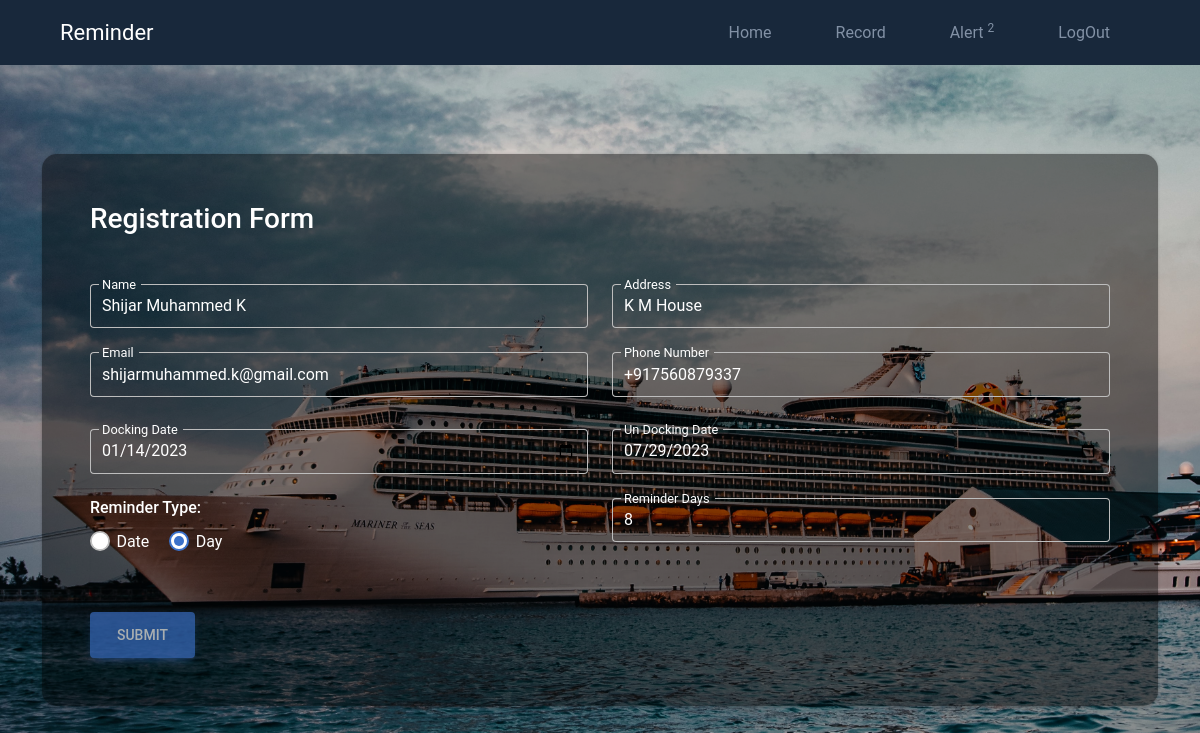
/editRecord1, run on an earlier commit of the app's database.
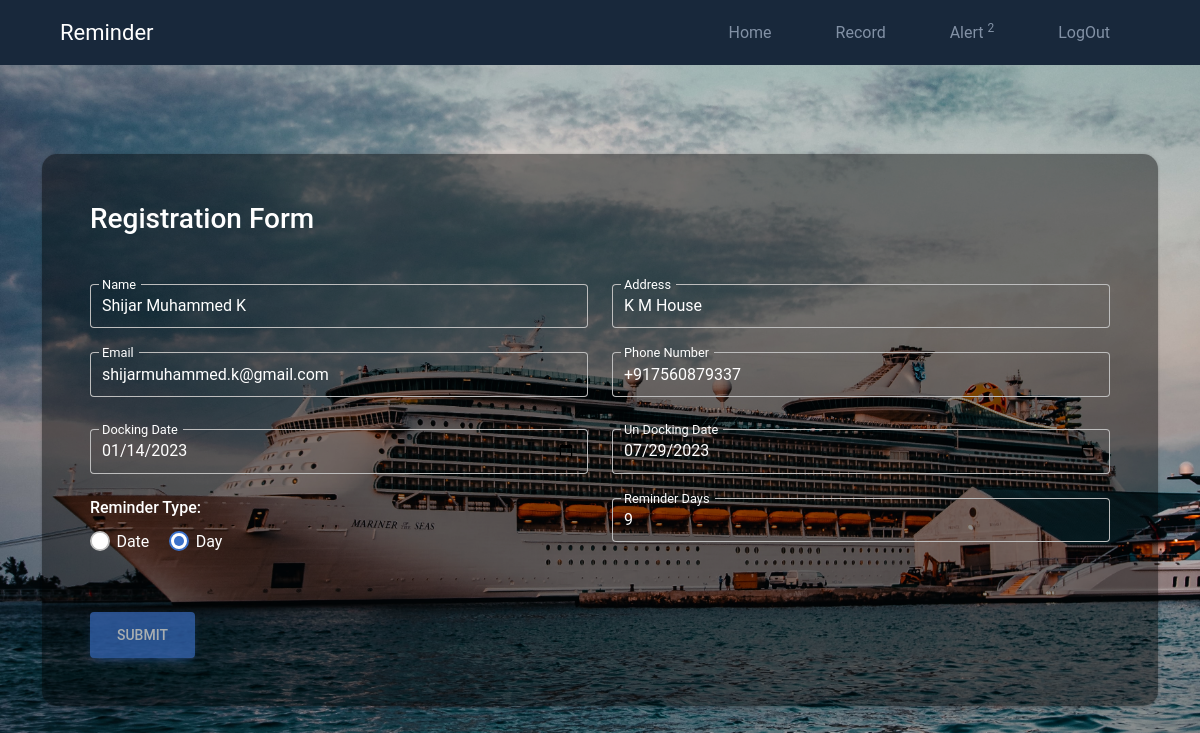
And on a later commit of the database.
### alertSystem/models.py (models this page shows, shortened)
class ship_details(models.Model):
    name = models.CharField(max_length=25)
    address = models.CharField(max_length=100)
    email = models.EmailField(max_length=25)
    phone = models.CharField(max_length=15)
    docking_date = models.DateField()
    undocking_date = models.DateField()
    reminder_type = models.CharField(max_length=10)
    reminder_date = models.DateField()
    reminder_days = models.IntegerField()
    status = models.CharField(max_length=25, null=True, blank=True)

### alertSystem/views.py (the view)
# urls.py: path('editRecord<id>', views.editRecord, name='editRecord'),
def editRecord(request, id):
    count = get_alert_items()
    data = ship_details.objects.get(id=id)
    if request.method == 'POST':
        data.name = request.POST['name']
        data.address = request.POST['address']
        data.email = request.POST['email']
        data.phone = request.POST['phone']
        data.docking_date = request.POST['dockingDate']
        data.undocking_date = request.POST['undockingDate']
        data.reminder_type = request.POST['reminderType']
        data.status = ''
        reminder_date = request.POST['reminderDate']
        reminder_days = request.POST['reminderDays']
        if reminder_date != '':
            data.reminder_date = reminder_date
            data.reminder_days = (datetime.strptime(data.undocking_date, "%Y-%m-%d") - datetime.strptime(reminder_date, "%Y-%m-%d")).days
        if reminder_days != '':
            data.reminder_days = int(reminder_days)
            data.reminder_date = (datetime.strptime(data.undocking_date, "%Y-%m-%d") - timedelta(days=int(reminder_days))).date()
        data.save()
        return redirect('view')
    else:
        return render(request, 'Operations/editRecord.html', {'data': data, 'count': count})

### alertSystem/views.py (called while the page is built)
def get_alert_items():
    data = ship_details.objects.filter(reminder_date__lte=datetime.now().date())
    count = 0
    for i in data:
        if i.status != 'success':
            count += 1
    return count

### template/Operations/editRecord.html (shortened to what the changed rows need)
<!DOCTYPE html>
{% load static %}
<html lang="en">
<head>
    <link rel="stylesheet" href="https://cdnjs.cloudflare.com/ajax/libs/mdb-ui-kit/6.1.0/mdb.min.css"
 />
    <link rel="stylesheet" href="{% static 'css/navbar.css' %}">
</head>
<body background="{% static 'images/homeBg.jpg' %}" style="background-size: cover; background-position: center;">
    <section class="vh-100 gradient-custom">
        <div class="container py-5 h-100" style="position: relative; top: 30px;">
            <div class="row justify-content-center align-items-center h-100" style="color: white;">
                <div class="col-12 col-lg-9 col-xl-7" style="width: 100%;">
                    <div class="card shadow-2-strong card-registration" style="border-radius: 15px; background: #00000070;">
                        <div class="card-body p-4 p-md-5">
                            <form name="registerForm" method="post">
                                <div class="row">
                                    <div class="col-md-6 mb-4">
                                        <div class="form-outline">
                                            <input type="text" name="name" value="{{data.name}}" class="form-control form-control-lg" />
                                            <label class="form-label" for="name">Name</label>
                                        </div>
                                    </div>
                                    <div class="col-md-6 mb-4">
                                        <div class="form-outline">
                                            <input type="text" name="address" value="{{data.address}}" class="form-control form-control-lg" />
                                            <label class="form-label" for="address">Address</label>
                                        </div>
                                    </div>
                                </div>
                                <div class="row">
                                    <div class="col-md-6 mb-4 pb-2">
                                        <div class="form-outline">
                                            <input type="email" name="email" value="{{data.email}}"
                                                class="form-control form-control-lg" />
                                            <label class="form-label" for="email">Email</label>
                                        </div>
                                    </div>
                                    <div class="col-md-6 mb-4 pb-2">
                                        <div class="form-outline">
                                            <input type="tel" name="phone" value="{{data.phone}}" class="form-control form-control-lg" />
                                            <label class="form-label" for="phone">Phone Number</label>
                                        </div>
                                    </div>
                                </div>
                                <div class="row">
                                    <div class="col-md-6 mb-4 d-flex align-items-center">
                                        <div class="form-outline datepicker w-100">
                                            <input type="date" name="dockingDate" value="{{data.docking_date|date:"Y-m-d"}}"
                                                class="form-control form-control-lg" id="dockingDate" />
                                            <label for="dockingDate" class="form-label">Docking Date</label>
                                        </div>
                                    </div>
                                    <div class="col-md-6 mb-4 d-flex align-items-center">
                                        <div class="form-outline datepicker w-100">
                                            <input type="date" value="{{data.undocking_date|date:"Y-m-d"}}" name="undockingDate"
                                                class="form-control form-control-lg" id="undockingDate" />
                                            <label for="undockingDate" class="form-label">Un Docking Date</label>
                                        </div>
                                    </div>
                                </div>
                                <div class="row">
                                    <div class="col-md-6 mb-4">
                                        <div class="form-check form-check-inline">
                                            <input class="form-check-input" type="radio" name="reminderType"
                                                id="date" value="date"{% if data.reminder_type == 'date' %}checked {% endif %} />
                                            <label class="form-check-label" for="date">Date</label>
                                        </div>
                                        <div class="form-check form-check-inline">
                                            <input class="form-check-input" type="radio" name="reminderType"
                                                id="day" value="day" {% if data.reminder_type == 'day' %}checked {% endif %}/>
                                            <label class="form-check-label" for="day">Day</label>
                                        </div>
                                    </div>
                                    <div class="col-md-6 mb-4 pb-2" id="daysType">
                                        <div class="form-outline">
                                            <input type="tel" value="{{data.reminder_days}}" name="reminderDays" class="form-control form-control-lg" />
                                            <label class="form-label" for="reminderDays">Reminder Days</label>
                                        </div>
                                    </div>
                                </div>
                            </form>
                        </div>
                    </div>
                </div>
            </div>
        </div>
    </section>
    </body>
</html>

What changed in the data, as far as the page shows it:
changed ship_details "Shijar Muhammed K": reminderDays "8" → "9"
